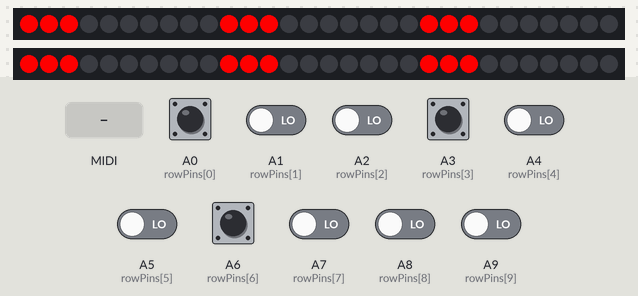
A sketch run on a simulated Teensy 4. On the bench: 2 × 30 RGB LEDs in strip order, left to right. Wiring (inferred from the names in the program): 10×6 keypad (labels assumed): rows A0, A1, A2, A3, A4, A5, A6, A7, A8, A9; columns pin 0, pin 1, pin 2, pin 3, pin 4, pin 5. The test bench sets the inputs (shaded band); at power-on: A3 (rowPins[3]) HIGH, A0 (rowPins[0]), A1 (rowPins[1]), A2 (rowPins[2]), A4 (rowPins[4]), A5 (rowPins[5]), A6 (rowPins[6]), A7 (rowPins[7]), A8 (rowPins[8]), A9 (rowPins[9]) LOW. The strip is taken to match the declared colour order.

Above: at 0.3 s.
At 3.9 s:
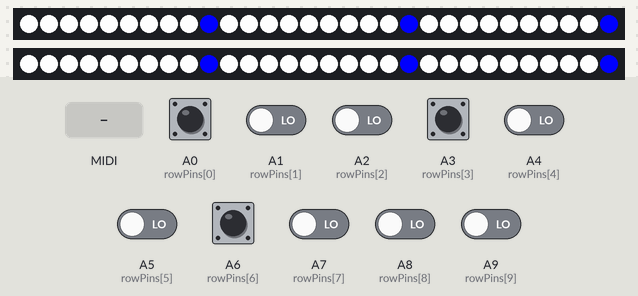
5.3 s: A0 (rowPins[0]) pulled LOW for 0.15 s
At 5.7 s:
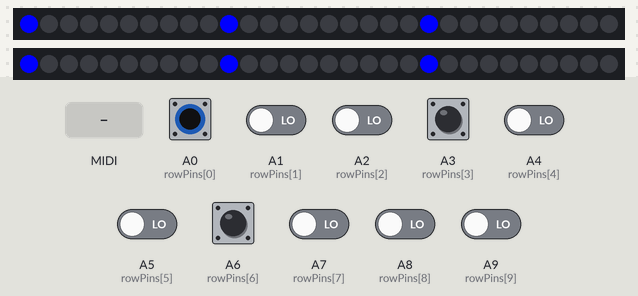
6.9 s: MIDI note 36 received
8.7 s: MIDI note 48 received
10.5 s: A6 (rowPins[6]) pulled LOW for 0.15 s
Timing chart, 0 to 13.1 s (numbered marks = the images above; inputs shaded):
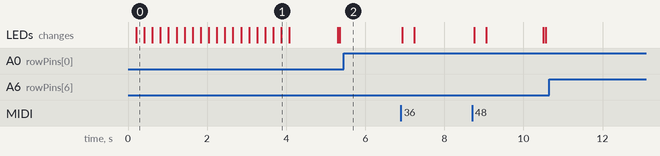

The sketch:

sketch_switch_matrix.ino
```cpp
// 2 Stop Jambs
// 6 columns, 10 rows (3 columns per jamb)
// Original keyboard matrix code from:
// https://www.baldengineer.com/arduino-keyboard-matrix-tutorial.html
//

#include <Adafruit_NeoPixel.h>

// Which pin on the Arduino is connected to the NeoPixels?
// On a Trinket or Gemma we suggest changing this to 1:
#define JAMB1_LED_PIN    24
#define JAMB2_LED_PIN    41

// How many NeoPixels are attached to the Arduino?
#define JAMB1_LED_COUNT 30
#define JAMB2_LED_COUNT 30

// the MIDI channel number to send messages
const int MIDI_CHAN = 1;

// output MIDI note values, not CC values
const int MIDI_MODE_NOTES = 0;

// Declare our NeoPixel strip object:
Adafruit_NeoPixel jamb1_strip(JAMB1_LED_COUNT, JAMB1_LED_PIN, NEO_RGB + NEO_KHZ800);
Adafruit_NeoPixel jamb2_strip(JAMB2_LED_COUNT, JAMB2_LED_PIN, NEO_RGB + NEO_KHZ800);
// Argument 1 = Number of pixels in NeoPixel strip
// Argument 2 = Arduino pin number (most are valid)
// Argument 3 = Pixel type flags, add together as needed:
//   NEO_KHZ800  800 KHz bitstream (most NeoPixel products w/WS2812 LEDs)
//   NEO_KHZ400  400 KHz (classic 'v1' (not v2) FLORA pixels, WS2811 drivers)
//   NEO_GRB     Pixels are wired for GRB bitstream (most NeoPixel products)
//   NEO_RGB     Pixels are wired for RGB bitstream (v1 FLORA pixels, not v2)
//   NEO_RGBW    Pixels are wired for RGBW bitstream (NeoPixel RGBW products)

// rows come in on the top-right of the device
byte rowPins[] = {14, 15, 16, 17, 18, 19, 20, 21, 22, 23};
const int rowCount = sizeof(rowPins) / sizeof(rowPins[0]);

// columns come in on the top-left of the device
byte colPins[] = {0, 1, 2, 3, 4, 5};
const int colCount = sizeof(colPins) / sizeof(colPins[0]);

// arrays for current and cached/previous states of the buttons
byte keys[colCount][rowCount];
byte keycache[colCount][rowCount];

// Initiate the Teensy
void setup() {
  Serial.begin(115200);

  jamb1_strip.begin();           // INITIALIZE NeoPixel strip object (REQUIRED)
  jamb2_strip.begin();           // INITIALIZE NeoPixel strip object (REQUIRED)
  jamb1_strip.show();            // Turn OFF all pixels ASAP
  jamb2_strip.show();            // Turn OFF all pixels ASAP
  jamb1_strip.setBrightness(250); // Set BRIGHTNESS to about 1/5 (max = 255)
  jamb2_strip.setBrightness(250); // Set BRIGHTNESS to about 1/5 (max = 255)

  // Serial.print("Columns: ");
  // Serial.print(colCount);
  // Serial.print(", Rows: ");
  // Serial.println(rowCount);

  // initiate cached states to 1/off
  // Note:
  // - we're using INPUT_PULLUP so a closed/on switch completes the circuit, earthing the value to low/0.
  // - conversely an open/off switch breaks the circuit so the value is left high/1.
  for(int colIndex = 0; colIndex < colCount; colIndex++) {
    for (int rowIndex = 0; rowIndex < rowCount; rowIndex++) {
      keycache[colIndex][rowIndex] = 1;
    }
  }

  // Write out to serial the rows which have been set to INPUT, and then set the pinMode accordingly.
  for(int x = 0; x < rowCount; x++) {
    // Serial.print(rowPins[x]);
    // Serial.println(" as input");
    pinMode(rowPins[x], INPUT);
  }

  // Write out to serial the columns which have been set to INPUT_PULLUP, and then set the pinMode accordingly.
  for (int x = 0; x < colCount; x++) {
    // Serial.print(colPins[x]);
    // Serial.println(" as input-pullup");
    pinMode(colPins[x], INPUT_PULLUP);
  }

  // Serial.print("Beginning Waterfall effect...");
  waterfall();
  // Serial.println("done.");

  // Set the MIDI note on and off handlers
  usbMIDI.setHandleNoteOn(myNoteOn);
  usbMIDI.setHandleNoteOff(myNoteOff);
}

// Read the state of the key matrix at this specific instance in time.
void readMatrix() {
  // iterate the columns
  for (int colIndex = 0; colIndex < colCount; colIndex++) {
    // col: set output to low, so the pin acts as ground giving the circuit somewhere to complete to.
    byte colPin = colPins[colIndex];
    pinMode(colPin, OUTPUT);
    digitalWrite(colPin, LOW);

    // rows: iterate through the rows in the current column
    for (int rowIndex = 0; rowIndex < rowCount; rowIndex++) {
      // row: set to INPUT_PULLUP, meaning there's +ve voltage on the pin when the pin IS NOT grounded (i.e. there's no closed switch joining the +ve row pin to a GND/0 column pin)
      byte rowPin = rowPins[rowIndex];
      pinMode(rowPin, INPUT_PULLUP);

      delay(1); // delay 1ms to give the pin time to settle

      // read the current value on the pin (0 or 1) and set the pin back to INPUT, removing the +ve voltage.
      keys[colIndex][rowIndex] = digitalRead(rowPin);
      pinMode(rowPin, INPUT);

      // if (keys[colIndex][rowIndex] == 0) {
      //   Serial.print("Switch pressed at ");
      //   Serial.print(colIndex);
      //   Serial.print(",");
      //   Serial.println(rowIndex);
      // }

      // if the read value does NOT match the cached value...
      if (keys[colIndex][rowIndex] != keycache[colIndex][rowIndex]) {
        // define the final pin index based on the column and row position
        byte midiNote = (colIndex * 10) + rowIndex;

        // write out the index and status
        // Serial.print(midiNote);
        // Serial.print(F(": "));

        if (keys[colIndex][rowIndex] == 1) {
          // Serial.print("off");
          usbMIDI.sendNoteOff(midiNote, 0, MIDI_CHAN);  // LOWEST_NOTE + i = MIDI note value

          if (midiNote < 30) {
            if (jamb1_strip.getPixelColor(midiNote) == jamb1_strip.Color(0, 0, 255)) {
              jamb1_strip.setPixelColor(midiNote, jamb1_strip.Color(0, 0, 0));
              jamb1_strip.show();
            }
          } else {
            if (jamb2_strip.getPixelColor(midiNote - 30) == jamb2_strip.Color(0, 0, 255)) {
              jamb2_strip.setPixelColor(midiNote - 30, jamb2_strip.Color(0, 0, 0));
              jamb2_strip.show();
            }
          }
        } else {
          // Serial.print("on");
          usbMIDI.sendNoteOn(midiNote, 99, MIDI_CHAN);

          if (midiNote < 30) {
            jamb1_strip.setPixelColor(midiNote, jamb1_strip.Color(0, 0, 255));
            jamb1_strip.show();
          } else {
            jamb2_strip.setPixelColor(midiNote - 30, jamb2_strip.Color(0, 0, 255));
            jamb2_strip.show();
          }
        }

        // Serial.println("");

        // update the cached value
        keycache[colIndex][rowIndex] = keys[colIndex][rowIndex];
      }
    }

    // disable the column
    pinMode(colPin, INPUT);
  }
}

// loop continuously runs once setup has completed until the Teensy is powered off
void loop() {
  // constantly read the key matrix.
  readMatrix();

  // Second section clears incoming MIDI signals - note that MIDI Controllers should discard incoming MIDI messages.
  while (usbMIDI.read()) {
    // read & ignore incoming messages
  }
}

void myNoteOn(byte channel, byte note, byte velocity) {
  // When using MIDIx4 or MIDIx16, usbMIDI.getCable() can be used
  // to read which of the virtual MIDI cables received this message.
  // Serial.print("Note On, ch=");
  // Serial.print(channel, DEC);
  // Serial.print(", note=");
  // Serial.print(note, DEC);
  // Serial.print(", velocity=");
  // Serial.println(velocity, DEC);

  if (note < 30) {
    jamb1_strip.setPixelColor(note, jamb1_strip.Color(255, 255, 255));
    jamb1_strip.show();
  } else {
    jamb2_strip.setPixelColor(note - 30, jamb2_strip.Color(255, 255, 255));
    jamb2_strip.show();
  }
}

void myNoteOff(byte channel, byte note, byte velocity) {
  // Serial.print("Note Off, ch=");
  // Serial.print(channel, DEC);
  // Serial.print(", note=");
  // Serial.print(note, DEC);
  // Serial.print(", velocity=");
  // Serial.println(velocity, DEC);

  if (note < 30) {
    jamb1_strip.setPixelColor(note, jamb1_strip.Color(0, 0, 0));
    jamb1_strip.show();
  } else {
    jamb2_strip.setPixelColor(note - 30, jamb2_strip.Color(0, 0, 0));
    jamb2_strip.show();
  }
}

void waterfall() {
  uint32_t colors[] = {jamb2_strip.Color(255, 0, 0), jamb2_strip.Color(0, 255, 0), jamb2_strip.Color(0, 0, 255), jamb2_strip.Color(255, 255, 255)};
  int colorCount = sizeof(colors) / sizeof(colors[0]);

  for (int colorIndex = 0; colorIndex < colorCount; colorIndex++) {
    for (int rowIndex = 0; rowIndex < rowCount; rowIndex++) {
      for (int colIndex = 0; colIndex < colCount; colIndex++) {
        int ledIndex = (colIndex * 10) + rowIndex;
        if (ledIndex < 30) {
          jamb1_strip.setPixelColor(ledIndex, colors[colorIndex]);
        }

        if (ledIndex >= 30 && ledIndex < 60) {
          jamb2_strip.setPixelColor(ledIndex - 30, colors[colorIndex]);
        }
      }

      jamb1_strip.show();
      jamb2_strip.show();

      delay(100);
    }
  }

  jamb1_strip.clear();
  jamb2_strip.clear();

  jamb1_strip.show();
  jamb2_strip.show();
}
```

Measured:
- after the input at 5.3 s, the LEDs: first change at once (image 2 shows a later state)
